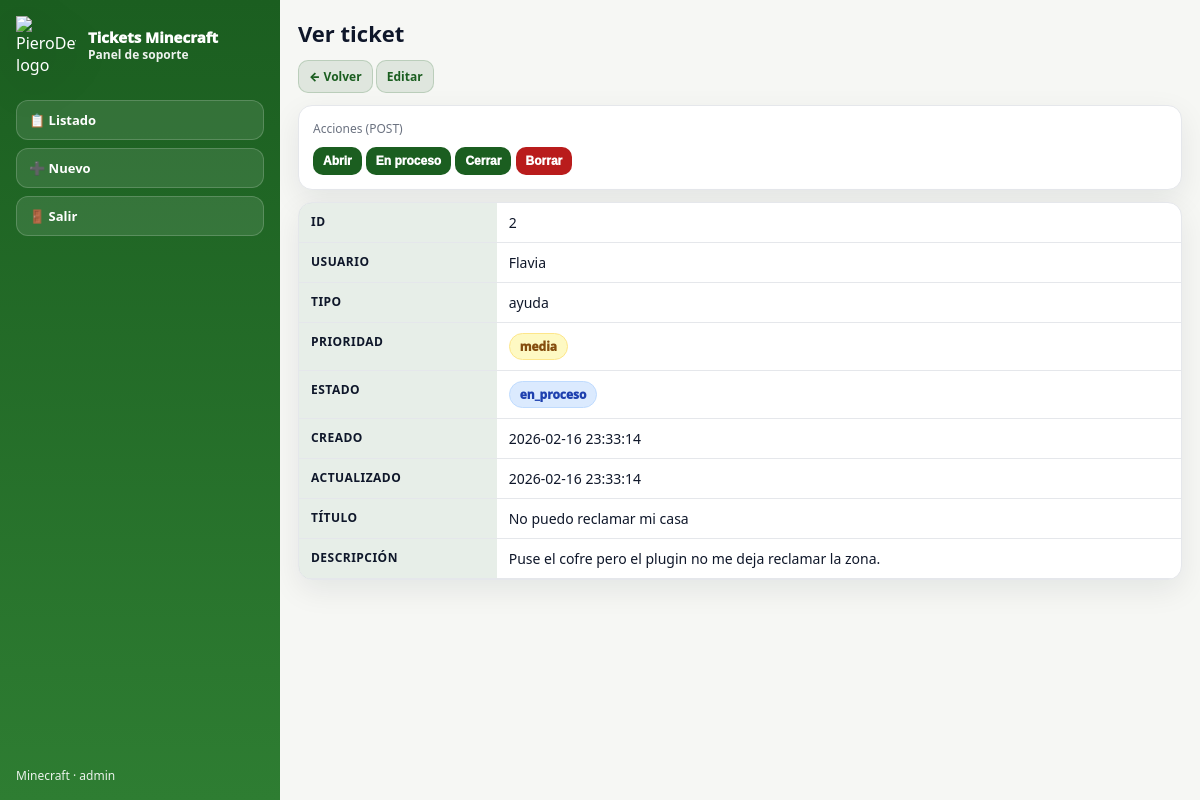
Screenshot of /011-creamos login sencillo/index.php?vista=ver&id=2&return=?vista=list&q=&estado=&tipo=&order=new (signed in) with the database file from the repository.
### tables this page shows
CREATE TABLE IF NOT EXISTS mc_tickets (
  id INT UNSIGNED AUTO_INCREMENT PRIMARY KEY,

  minecraft_user VARCHAR(32) NOT NULL,   
  tipo ENUM('bug','reporte','ayuda','sugerencia') NOT NULL DEFAULT 'ayuda',

  titulo VARCHAR(120) NOT NULL,
  descripcion TEXT NOT NULL,

  prioridad ENUM('baja','media','alta') NOT NULL DEFAULT 'media',
  estado ENUM('abierto','en_proceso','cerrado') NOT NULL DEFAULT 'abierto',

  creado_en TIMESTAMP NOT NULL DEFAULT CURRENT_TIMESTAMP,
  actualizado_en TIMESTAMP NOT NULL DEFAULT CURRENT_TIMESTAMP ON UPDATE CURRENT_TIMESTAMP,

   
  INDEX idx_estado (estado),
  INDEX idx_tipo (tipo),
  INDEX idx_prioridad (prioridad),
  INDEX idx_user (minecraft_user)

);

### 011-creamos login sencillo/index.php (the view, shortened to what this page needs)
<?php
function h($s){ return htmlspecialchars((string)$s, ENT_QUOTES, "UTF-8"); }
function safeReturn($r, $fallback){
  $r = (string)$r;
  return $r;
}
function estadoClass($e){
  $e = (string)$e;
  if ($e === "en_proceso") return "en-proceso";
  return "abierto";
}
function prioClass($p){
  $p = (string)$p;
  if ($p === "media") return "media";
  return "media";
}
$vista = isset($_GET["vista"]) ? (string)$_GET["vista"] : "list";
$error = "";
$old = [
  "minecraft_user" => "",
  "tipo" => "ayuda",
  "prioridad" => "media",
  "titulo" => "",
  "descripcion" => ""
];
$q      = isset($_GET["q"]) ? trim((string)$_GET["q"]) : "";
$estado = isset($_GET["estado"]) ? (string)$_GET["estado"] : "";
$tipo   = isset($_GET["tipo"]) ? (string)$_GET["tipo"] : "";
$order  = isset($_GET["order"]) ? (string)$_GET["order"] : "new";
$returnHere = "?" . http_build_query([
  "vista"  => "list",
  "q"      => $q,
  "estado" => $estado,
  "tipo"   => $tipo,
  "order"  => $order
]);
$ticket = null;
$verError = "";
$returnFromView = "?vista=list";
if ($vista === "ver") {
  $idVer = isset($_GET["id"]) ? (int)$_GET["id"] : 0;
  if (isset($_GET["return"])) {
    $returnFromView = safeReturn($_GET["return"], $returnHere);
  } else {
    $returnFromView = $returnHere;
  }
  if ($idVer <= 0) {
    $verError = "ID inválido.";
  } else {
    $mysqli = new mysqli("localhost", "mcadmin", "mcadmin123", "mc_server_tickets");
    $mysqli->set_charset("utf8mb4");
    $stmt = $mysqli->prepare("
      SELECT id, minecraft_user, tipo, titulo, descripcion, prioridad, estado, creado_en, actualizado_en
      FROM mc_tickets
      WHERE id = ?
      LIMIT 1
    ");
    $stmt->bind_param("i", $idVer);
    $stmt->execute();
    $res = $stmt->get_result();
    $ticket = $res->fetch_assoc();
  }
}
?>
<!doctype html>
<html lang="es">
<head>
</head>
<body>
  <aside class="sidebar">
    <a class="brand" href="?vista=list">
      <img src="https://piero7ov.github.io/pierodev-assets/brand/pierodev/logos/logocompleto.png" alt="PieroDev logo">
      <div>
        <div class="t1">Tickets Minecraft</div>
        <div class="t2">Panel de soporte</div>
      </div>
    </a>
    <nav class="nav">
      <a href="?vista=list" class="<?= $vista==="list" ? "activo" : "" ?>">📋 Listado</a>
      <a href="?vista=new"  class="<?= $vista==="new"  ? "activo" : "" ?>">➕ Nuevo</a>
      <a href="logout.php">🚪 Salir</a>
    </nav>
    <div class="foot">Minecraft · <?= h($_SESSION["admin_user"] ?? "admin") ?></div>
  </aside>
  <main>
    <?php if ($vista === "new"): ?>
      <h1>Nuevo ticket</h1>
      <div class="muted">Formulario con POST (INSERT).</div>
      <?php if ($error !== ""): ?>
        <div class="error"><?= h($error) ?></div>
      <?php endif; ?>
      <div class="box">
        <form method="post" action="?vista=new">
          <input type="hidden" name="accion" value="crear">
          <div class="row">
            <div>
              <div class="muted">Minecraft user</div>
              <input name="minecraft_user" maxlength="32"
                     value="<?= h($old["minecraft_user"]) ?>"
                     placeholder="Ej: PieroDev">
            </div>
            <div>
              <div class="muted">Tipo</div>
              <select name="tipo">
                <option value="ayuda" <?= $old["tipo"]==="ayuda" ? "selected" : "" ?>>ayuda</option>
                <option value="bug" <?= $old["tipo"]==="bug" ? "selected" : "" ?>>bug</option>
                <option value="reporte" <?= $old["tipo"]==="reporte" ? "selected" : "" ?>>reporte</option>
                <option value="sugerencia" <?= $old["tipo"]==="sugerencia" ? "selected" : "" ?>>sugerencia</option>
              </select>
            </div>
            <div>
              <div class="muted">Prioridad</div>
              <select name="prioridad">
                <option value="baja" <?= $old["prioridad"]==="baja" ? "selected" : "" ?>>baja</option>
                <option value="media" <?= $old["prioridad"]==="media" ? "selected" : "" ?>>media</option>
                <option value="alta" <?= $old["prioridad"]==="alta" ? "selected" : "" ?>>alta</option>
              </select>
            </div>
          </div>
          <div style="margin-top:10px;">
            <div class="muted">Título</div>
            <input name="titulo" maxlength="120" style="width:100%;"
                   value="<?= h($old["titulo"]) ?>"
                   placeholder="Ej: Se bugueó el spawn">
          </div>
          <div style="margin-top:10px;">
            <div class="muted">Descripción</div>
            <textarea name="descripcion" placeholder="Describe el problema..."><?= h($old["descripcion"]) ?></textarea>
          </div>
          <div style="margin-top:12px; display:flex; gap:10px; flex-wrap:wrap;">
            <button type="submit">Guardar</button>
            <a class="btnlink" href="?vista=list">Volver</a>
          </div>
        </form>
      </div>
    <?php elseif ($vista === "ver"): ?>
      <h1>Ver ticket</h1>
      <p class="muted">
        <a class="btnlink" href="<?= h($returnFromView) ?>">← Volver</a>
        <?php if ($ticket): ?>
          <a class="btnlink" href="?vista=edit&id=<?= (int)$ticket["id"] ?>&return=<?= rawurlencode($returnFromView) ?>">Editar</a>
        <?php endif; ?>
      </p>
      <?php if ($verError !== ""): ?>
        <div class="error"><?= h($verError) ?></div>
      <?php else: ?>
        <div class="box">
          <div class="muted">Acciones (POST)</div>
          <div style="margin-top:10px;">
            <form class="inline" method="post" action="">
              <button type="submit">Abrir</button>
            </form>
            <form class="inline" method="post" action="">
              <button type="submit">En proceso</button>
            </form>
            <form class="inline" method="post" action="">
              <button type="submit">Cerrar</button>
            </form>
            <form class="inline" method="post" action=""
                  onsubmit="return confirm('¿Borrar ticket #<?= (int)$ticket['id'] ?>?');">
              <button type="submit" style="background:var(--danger);">Borrar</button>
            </form>
          </div>
        </div>
        <table>
          <tbody>
            <tr><th>ID</th><td><?= (int)$ticket["id"] ?></td></tr>
            <tr><th>Usuario</th><td><?= h($ticket["minecraft_user"]) ?></td></tr>
            <tr><th>Tipo</th><td><?= h($ticket["tipo"]) ?></td></tr>
            <tr>
              <th>Prioridad</th>
              <td><span class="badge prio-<?= prioClass($ticket["prioridad"]) ?>"><?= h($ticket["prioridad"]) ?></span></td>
            </tr>
            <tr>
              <th>Estado</th>
              <td><span class="badge estado-<?= estadoClass($ticket["estado"]) ?>"><?= h($ticket["estado"]) ?></span></td>
            </tr>
            <tr><th>Creado</th><td><?= h($ticket["creado_en"]) ?></td></tr>
            <tr><th>Actualizado</th><td><?= h($ticket["actualizado_en"]) ?></td></tr>
            <tr><th>Título</th><td><?= h($ticket["titulo"]) ?></td></tr>
            <tr><th>Descripción</th><td><?= nl2br(h($ticket["descripcion"])) ?></td></tr>
          </tbody>
        </table>
      <?php endif; ?>
    <?php endif; ?>
  </main>
</body>
</html>

### 011-creamos login sencillo/index.php (style rules this page uses)
:root { --bg: #f6f7f4; --card: #ffffff; --text: #0f172a; --muted: #6b7280; --border: #e5e7eb; --grass1: #1b5e20; --grass2: #2e7d32; --shadow: 0 10px 30px rgba(15, 23, 42, .08); --radius: 14px; --danger: #b91c1c; }
* { box-sizing:border-box; }
body { margin:0; font-family: system-ui, -apple-system, "Segoe UI", sans-serif; background: var(--bg); color: var(--text); display:flex; min-height:100vh; }
.sidebar { width: 280px; padding: 16px; background: linear-gradient(180deg, var(--grass1), var(--grass2)); color: #fff; display:flex; flex-direction:column; }
.brand { display:flex; align-items:center; gap: 12px; margin-bottom: 14px; text-decoration:none; color:#fff; }
.brand img { width: 60px; height: 60px; display:block; background: transparent; filter: drop-shadow(0 10px 20px rgba(0,0,0,.25)); }
.brand .t1 { font-weight: 950; font-size: 15px; line-height: 1.1; }
.brand .t2 { font-weight: 750; font-size: 12px; opacity:.92; }
.nav { display:flex; flex-direction:column; gap: 8px; margin-top: 10px; }
.nav a { color:#fff; text-decoration:none; font-weight: 900; font-size: 13px; padding: 10px 12px; border-radius: 12px; border: 1px solid rgba(255,255,255,.18); background: rgba(255,255,255,.10); }
.sidebar .foot { margin-top:auto; opacity:.9; font-size: 12px; padding-top: 16px; }
main { flex:1; padding: 18px; overflow:auto; }
h1 { margin: 0 0 6px; font-size: 22px; }
.muted { color: var(--muted); font-size: 12px; }
.box { background: var(--card); border: 1px solid var(--border); border-radius: var(--radius); box-shadow: var(--shadow); padding: 14px; margin-top: 12px; }
a { color: var(--grass1); text-decoration:none; }
.btnlink { display:inline-block; padding: 7px 10px; border-radius: 10px; font-weight: 900; font-size: 12px; background: rgba(27,94,32,.10); border: 1px solid rgba(27,94,32,.18); color: var(--grass1); }
button { border: 0; border-radius: 12px; padding: 10px 12px; cursor:pointer; font-weight: 950; background: var(--grass1); color: #fff; }
form.inline { display:inline; }
form.inline button { padding: 7px 10px; border-radius: 10px; font-size: 12px; font-weight: 950; }
.badge { display:inline-flex; align-items:center; padding: 4px 10px; border-radius: 999px; font-size: 12px; font-weight: 950; border: 1px solid rgba(15,23,42,.08); white-space: nowrap; }
.estado-en-proceso { background:#dbeafe; color:#1e40af; border-color:#bfdbfe; }
.prio-media { background:#fef9c3; color:#854d0e; border-color:#fde68a; }
table { width:100%; border-collapse: separate; border-spacing: 0; margin-top: 12px; background: var(--card); border: 1px solid var(--border); border-radius: var(--radius); overflow: hidden; box-shadow: var(--shadow); }
th,td { padding: 10px 12px; border-bottom: 1px solid var(--border); text-align:left; vertical-align: top; font-size: 14px; }
th { background: rgba(27,94,32,.10); font-size: 12px; text-transform: uppercase; letter-spacing: .04em; }

### rows the page displays
mc_tickets: id "2", minecraft_user "Flavia", tipo "ayuda", prioridad "media", estado "en_proceso", creado_en "2026-02-16 23:33:14", actualizado_en "2026-02-16 23:33:14", titulo "No puedo reclamar mi casa", descripcion "Puse el cofre pero el plugin no me deja reclamar la zona."

### other values shown
$_SESSION["admin_user"] "admin"
